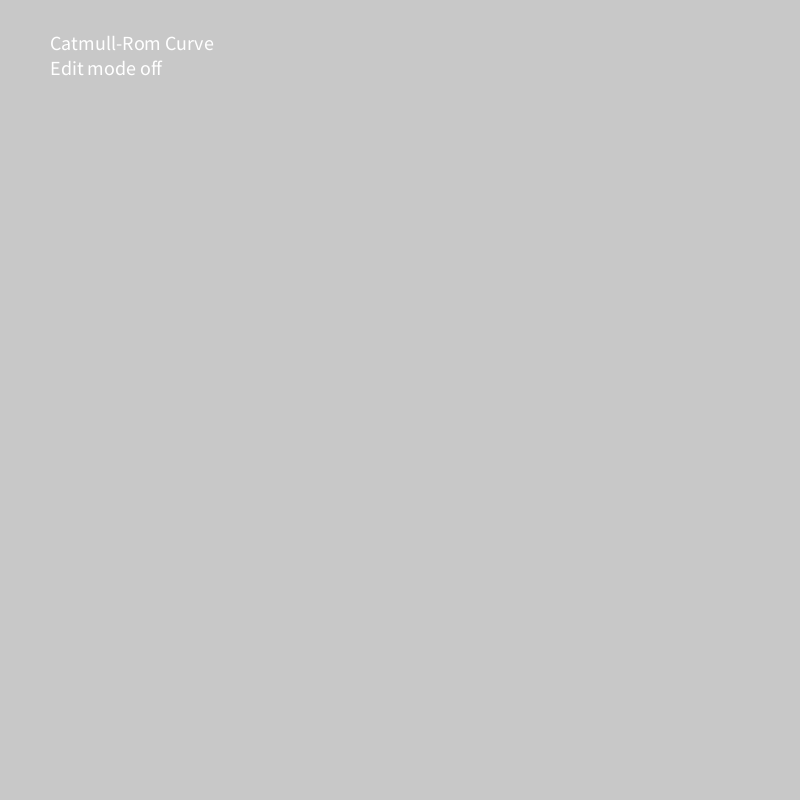
Frame 1 (no input)
Frame 60 (the mouse pressed at the canvas centre just before this capture): identical to frame 1, image omitted
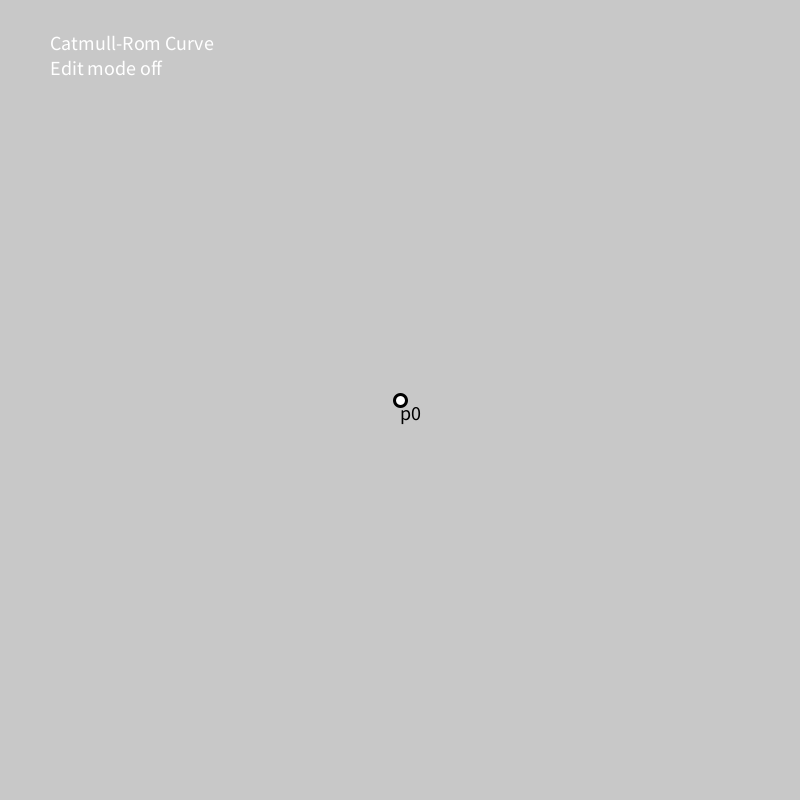
Frame 120 (the mouse held since frame 60 and released just before this capture)

The Processing sketch that drew these frames (run headless with seeded random() and noise(); from frame 60 on, the mouse is pressed at the canvas centre):

// Processing sketch: Sketch_002_curves
// ── Sketch_002_curves.pde
CatmullRomCurve catmullCurve;
BezierCurve bezierCurve;
Curve currentCurve;

void setup()
{
  println("******************************************");
  println("Curves explained");
  println("2018 - Juan Ibarra (juanibarral@gmail.com)");
  println("******************************************");
  println("Click on canvas to add a point to a curve");
  println("Press e : on/off edit mode");
  println("Press c : change type of curve");
  println("Press s : show/hide control segments");
  println("For Catmull-Rom curves");
  println("Press x to show control tangent lines");
  println("Press space bar to animate tangent lines");
  
  size(800, 800);
  
  catmullCurve = new CatmullRomCurve();
  catmullCurve.setColor(color(255,0,0));
  catmullCurve.setWeight(3);
  
  bezierCurve = new BezierCurve();
  bezierCurve.setColor(color(255, 0, 0));
  bezierCurve.setWeight(3);
  
  currentCurve = catmullCurve;
}

void draw()
{
  background(currentCurve.isEditMode() ? 100 : 200);
  currentCurve.render();
  renderInfo();
}

void renderInfo()
{
  fill(255);
  textSize(20);
  text((currentCurve instanceof CatmullRomCurve) ? "Catmull-Rom Curve" : "Bezier Curve", 50, 50);
  text("Edit mode " + (currentCurve.isEditMode() ? "on" : "off"), 50, 75);
}

void mousePressed()
{
  if(!bezierCurve.isEditMode())
  {
    bezierCurve.addPoint(mouseX, mouseY);
  }
  if(!catmullCurve.isEditMode())
  {
    catmullCurve.addPoint(mouseX, mouseY);
  }
}

void mouseDragged()
{
  if(catmullCurve.isEditMode())
  {
    catmullCurve.editPointPosition(mouseX, mouseY);
  }
  if(bezierCurve.isEditMode())
  {
    bezierCurve.editPointPosition(mouseX, mouseY);
  }
}

void keyPressed()
{
  if(key == 'x')
  {
    if(currentCurve instanceof CatmullRomCurve)
    {
      ((CatmullRomCurve)catmullCurve).showExtra();
    }
  }
  else if(key == ' ')
  {
    if(currentCurve instanceof CatmullRomCurve)
    {
      ((CatmullRomCurve)catmullCurve).animateExtra();
    }
  }
  else if(key == 'e')
  {
    catmullCurve.setEditMode();
    bezierCurve.setEditMode();
  }
  else if(key == 'c')
  {
    currentCurve = currentCurve instanceof CatmullRomCurve ? bezierCurve : catmullCurve;
  }
    else if(key == 's')
  {
    currentCurve.setDrawSegmentsMode();
  }
}

// ── BezierCurve.pde
class BezierCurve extends Curve
{
  public BezierCurve()
  {
    super();
  }
  
  protected void drawCurve()
  {
    if(points.size() >= 4)
    {
      for(int i = 0; i < points.size(); i+=3)
      {
        if(points.size() > i + 3)
        {
          vertex(points.get(i).getX(), points.get(i).getY());
          bezierVertex(
            points.get(i + 1).getX(), 
            points.get(i + 1).getY(),
            points.get(i + 2).getX(), 
            points.get(i + 2).getY(),
            points.get(i + 3).getX(), 
            points.get(i + 3).getY()
            );
        }
      }
    }
  }
  
  public void drawControlSegments()
  {
    strokeWeight(1);

    for(int i = 0; i < points.size(); i+=3)
    {
      if(points.size() > i + 3)
      {
        stroke(0);
        fill(0);
        text("a", points.get(i).getX(), points.get(i).getY() + 20);
        text("c1", points.get(i + 1).getX(), points.get(i + 1).getY() + 20);
        text("c2", points.get(i + 2).getX(), points.get(i + 2).getY() + 20);
        text("a", points.get(i + 3).getX(), points.get(i + 3).getY() + 20);
        stroke(0, 0, 255);
        line(
          points.get(i).getX(),
          points.get(i).getY(),
          points.get(i + 1).getX(),
          points.get(i + 1).getY()
          );
          
        line(
          points.get(i + 2).getX(),
          points.get(i + 2).getY(),
          points.get(i + 3).getX(),
          points.get(i + 3).getY()
          );
      }
    }
  }
}

// ── CatmullRomCurve.pde
class CatmullRomCurve extends Curve
{
  private boolean animateExtra;
  private float currentPerc;
  private boolean showExtra;
  
  public CatmullRomCurve()
  {
    super();
    animateExtra = false;
    currentPerc = 0;
    showExtra = false;
  }
  
  protected void drawCurve()
  {
    for(int i = 0; i < points.size(); i++)
    {
      curveVertex(points.get(i).getX(), points.get(i).getY());
    }
  }
  
  protected void drawControlSegments()
  {
    if(animateExtra)
    {
      currentPerc += 0.01;
      if(currentPerc > 1)
      {
        currentPerc = 1;
      }
    }

    noFill();
    strokeWeight(1);
    stroke(0);
    // Draw the lines between points
    for(int i = 0; i < points.size(); i++)
    {
      fill(0);
      text("p" + i, points.get(i).getX(), points.get(i).getY() + 20);
      
      if(points.size() > i + 1)
      {
        stroke(0);
        line(
          points.get(i).getX(),
          points.get(i).getY(),
          points.get(i + 1).getX(),
          points.get(i + 1).getY()
          );
      }
      
      if(points.size() > i + 2 && showExtra)
      {
        stroke(0, 0, 255);
        PVector p1 = new PVector(points.get(i).getX(), points.get(i).getY());
        PVector p2 = new PVector(points.get(i + 1).getX(), points.get(i + 1).getY());
        PVector p3 = new PVector(points.get(i + 2).getX(), points.get(i + 2).getY());
        
        PVector rp = new PVector(p1.x + ((p2.x - p1.x)*currentPerc), p1.y + ((p2.y - p1.y)*currentPerc)); 
        pushMatrix();
          translate(rp.x, rp.y);
          line(0,0, p3.x - p1.x, p3.y - p1.y);
        popMatrix();
        if(currentPerc != 1)
        {
          line(p1.x, p1.y, p3.x, p3.y);
        }
      }
    }
  }
  
  public void showExtra()
  {
    showExtra =! showExtra;
  }
  
  public void animateExtra()
  {
    animateExtra =! animateExtra;
    if(!animateExtra)
    {
      currentPerc = 0;
    }
  }
}

// ── ControlPoint.pde
class ControlPoint
{
  private PVector position;
  private int baseSize;
  private int size;
  private int pointColor;
  private int pointFill;
  private int baseWeight;
  private int weight;
  private boolean isHovering;
  
  public ControlPoint(int x, int y){
    position = new PVector(x, y);
    baseSize = 10;
    size = baseSize;
    pointColor = color(0);
    pointFill = color(255);
    baseWeight = 1;
    weight = baseWeight;
  }
  
  public void setPosition(PVector newPosition)
  {
    position = newPosition;
  }
  
  public float getX()
  {
    return position.x;
  }
  
  public float getY()
  {
    return position.y;
  }
  
  public void render()
  {
    ellipseMode(CENTER);
    fill(pointFill);
    stroke(pointColor);
    strokeWeight(weight);
    ellipse(position.x, position.y,size, size);
  }
  
  private boolean isInside(int x, int y)
  {
    boolean isInside = false;
    float distance = dist(position.x, position.y, x, y);
    if(distance <= (size/2))
    {
      isInside = true;
    }
    return isInside;
  }
  
  public boolean checkHovering()
  {
    boolean currentHovering = isInside(mouseX, mouseY);
    if(isHovering != currentHovering)
    {
      isHovering = currentHovering;
      weight = isHovering ? baseWeight + 2 : baseWeight;
      size  = isHovering ? baseSize + 2 : baseSize;
    }
    return isHovering;
  }
}

// ── Curve.pde
abstract class Curve
{
  protected ArrayList<ControlPoint> points;
  protected int curveColor;
  protected int curveWeight;
  protected boolean editMode;
  protected boolean drawSegmentsMode;
  
  public Curve()
  {
    points = new ArrayList<ControlPoint>();
    curveColor = color(0);
    curveWeight = 1;
    editMode = false;
    drawSegmentsMode = true;
  }
  
  public void setColor(int newColor)
  {
    curveColor = newColor;
  }
  
  public void setWeight(int newWeight)
  {
    curveWeight = newWeight;
  }
  
  public void render()
  {
    noFill();
    stroke(curveColor);
    strokeWeight(curveWeight);
    beginShape();
    drawCurve();
    endShape();
    
    if(drawSegmentsMode)
    {
      drawControlSegments();
    }
    drawControlPoints();
  }
  
  protected void drawCurve(){};
  protected void drawControlSegments(){};
  
  protected void drawControlPoints()
  {
    for(ControlPoint p : points)
    {
      p.checkHovering();
      p.render();
    }
  }
  
  public void addPoint(int x, int y)
  {
      points.add(new ControlPoint(x, y));
  }
  
  public void setEditMode()
  {
    editMode =! editMode;
  }
  
  public boolean isEditMode()
  {
    return editMode;
  }
  
  public void editPointPosition(int newX, int newY)
  {
    for(ControlPoint p : points)
    {
      if(p.checkHovering())
      {
        p.setPosition(new PVector(newX, newY));
      }
      p.render();
    }
  }
  
  public void setDrawSegmentsMode()
  {
    drawSegmentsMode =! drawSegmentsMode;
  }
}
